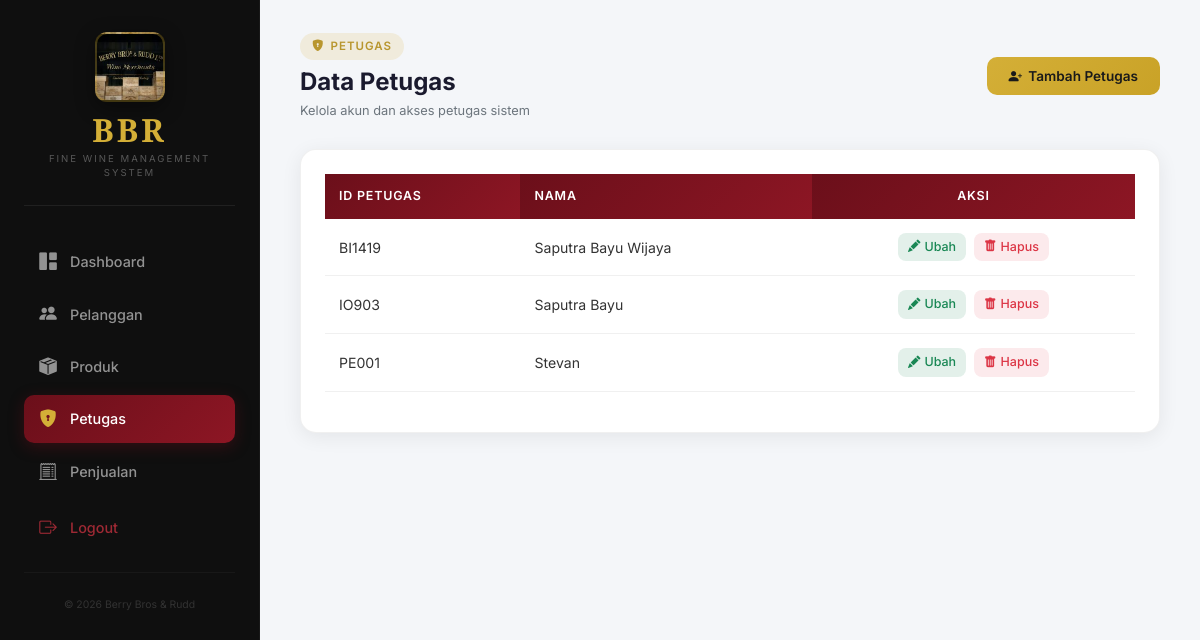
The page /petugas/petugas-lihat.php on the database its author committed.
### tables this page shows
CREATE TABLE `petugas` (
  `Id_Petugas` char(10) NOT NULL,
  `Nama` varchar(255) NOT NULL,
  `username` varchar(50) DEFAULT NULL,
  `password` varchar(40) DEFAULT NULL
);

### petugas/petugas-lihat.php (the view, shortened to what this page needs)
<!doctype html>
<html lang="id">
<head>
  <link rel="stylesheet" href="https://stackpath.bootstrapcdn.com/bootstrap/4.5.2/css/bootstrap.min.css">
  <link href="https://cdn.jsdelivr.net/npm/bootstrap-icons@1.10.5/font/bootstrap-icons.css" rel="stylesheet">
  <link rel="stylesheet" href="https://cdn.datatables.net/1.11.3/css/dataTables.bootstrap4.min.css">
  <link rel="stylesheet" href="../css/shared.css">
</head>
<body>
  <div class="">
    <nav id="sidebar">
      <div class="sidebar-inner">
        <div class="sidebar-logo-wrap">
          <div class="sidebar-wine-img" style="background-image: url(../images/wine.jpg);"></div>
          <a href="../home.php" class="sidebar-brand">BBR</a>
          <div class="sidebar-tagline">Fine Wine Management System</div>
        </div>
        <ul class="sidebar-nav">
          <li><a href="../home.php" class="menu-link"><i class="bi bi-grid-1x2-fill"></i><span>Dashboard</span></a></li>
          <li><a href="../pelanggan/pelanggan-lihat.php" class="menu-link"><i
                class="bi bi-people-fill"></i><span>Pelanggan</span></a></li>
          <li><a href="../produk/produk-lihat.php" class="menu-link"><i
                class="bi bi-box-seam-fill"></i><span>Produk</span></a></li>
          <li class="active"><a href="#" class="menu-link"><i
                class="bi bi-shield-lock-fill"></i><span>Petugas</span></a></li>
          <li><a href="../penjualan/penjualan-lihat.php" class="menu-link"><i
                class="bi bi-receipt-cutoff"></i><span>Penjualan</span></a></li>
          <li><a href="../logout.php" class="menu-link logout"><i
                class="bi bi-box-arrow-right"></i><span>Logout</span></a></li>
        </ul>
        <div class="sidebar-footer">&copy; <?php echo date('Y'); ?> Berry Bros &amp; Rudd</div>
      </div>
    </nav>
    <div id="content">
      <div class="page-header">
        <div class="page-header-left">
          <div class="section-badge"><i class="bi bi-shield-lock-fill"></i> Petugas</div>
          <h2 class="page-title">Data Petugas</h2>
          <p class="page-subtitle">Kelola akun dan akses petugas sistem</p>
        </div>
        <a href="petugas-tambah.php" class="btn-add"><i class="bi bi-person-plus-fill"></i> Tambah Petugas</a>
      </div>
      <div class="table-card">
        <table id="example" class="table table-hover" style="width:100%;">
          <thead>
            <tr>
              <th>ID Petugas</th>
              <th>Nama</th>
              <th class="text-center">Aksi</th>
            </tr>
          </thead>
          <tbody>
            <?php
            include '../koneksi.php';
            $query = mysqli_query($conn, "SELECT * FROM petugas");
            while ($data = mysqli_fetch_array($query)) { ?>
              <tr>
                <td><?php echo $data['Id_Petugas']; ?></td>
                <td><?php echo $data['Nama']; ?></td>
                <td class="text-center" style="white-space:nowrap;">
                  <a class="btn-action btn-edit" href="petugas-ubah.php?Id_Petugas=<?php echo $data['Id_Petugas']; ?>"><i
                      class="bi bi-pencil-fill"></i> Ubah</a>
                  <a class="btn-action btn-delete" href="petugas-hapus.php?Id_Petugas=<?php echo $data['Id_Petugas']; ?>"
                    onclick="return confirm('Yakin ingin hapus petugas ini?')"><i class="bi bi-trash-fill"></i> Hapus</a>
                </td>
              </tr>
            <?php } ?>
          </tbody>
        </table>
      </div>
    </div>
  </div>
</body>
</html>

### rows shown on the page
petugas: Id_Petugas "BI1419", Nama "Saputra Bayu Wijaya"
petugas: Id_Petugas "IO903", Nama "Saputra Bayu"
petugas: Id_Petugas "PE001", Nama "Stevan"
